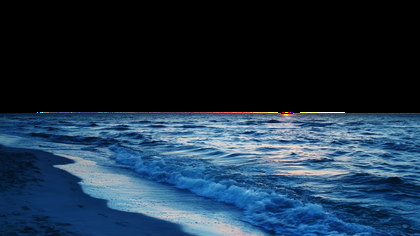
%> input picture sea3.png, 420 x 236 px, shrunk from 1920 x 1080 before the run
$ octave test_alpha.m   (GNU Octave 9; MATLAB toolbox functions it lacks are replaced by stand-ins)
%> lines starting %> are read from the running program, lines starting %| are printed output that depends on the picture
### alphaBlend.m
function J = alphaBlend(IFG,IBG,a)

[m,n] = size(IFG);
J = IFG;

for i = 1:m
    for j = 1:n
        J(i,j) = a * IBG(i,j) + (1 - a)*IFG(i,j);
    end
end

### test_alpha.m
a = 0.5;
IBG = imread('sea3.PNG');
%> IBG is the input picture: size 236x420x3 uint8; mean R, G, B 30.1, 51.5, 71.7
IFG = imread('boat3.JPG');
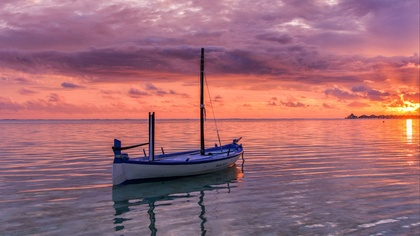
%> input picture boat3.jpg, 420 x 236 px, shrunk from 1920 x 1080 before the run
%> IFG is the input picture: size 236x420x3 uint8; mean R, G, B 160.4, 106.6, 117.1
K = alphaBlend(IFG,IBG,a);
%> after the loop in alphaBlend, `for i = 1:m`:
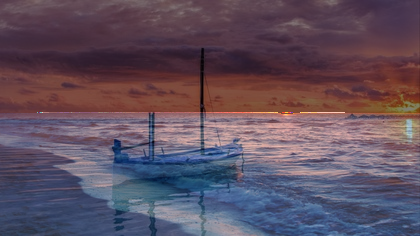
%> J: size 236x420x3 uint8; mean R, G, B 95.6, 79.4, 94.8

subplot(1,3,1);imshow(IBG);hold on;
subplot(1,3,2);imshow(IFG);hold on;
subplot(1,3,3);imshow(K);
